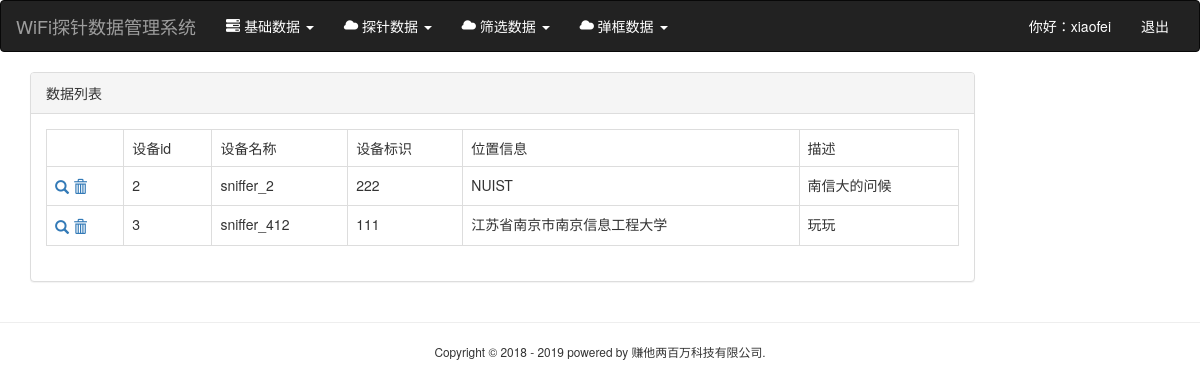
The app's page /sniffer_equip_list (signed in) with its own data.
### probe/models.py (models this page shows, shortened)
class SnifferEquipment(models.Model):
    equip_name = models.CharField(max_length=20)
    mac = models.CharField(max_length=20)
    address = models.CharField(max_length=100)
    description = models.CharField(max_length=100)

### probe/views.py (the view)
# urls.py: path('sniffer_equip_list', sniffer_equip_list, name='sniffer_equip_list'),
@login_required
def sniffer_equip_list(req):
	context = {}
	context['sniffer_equip_list'] = SnifferEquipment.objects.all()
	return render(req, 'probe/sniffer_equip_list.html', context)

### probe/templates/probe/sniffer_equip_list.html (shortened to what this page needs)
{% extends 'base.html' %}
{% load staticfiles %}
{% block content %}
<div class="container">
	<div class="row">
		<div class="col-xs-12 col-sm-8 col-md-9 col-lg-10">
			<div class="panel panel-default">
				<div class="panel-heading">{% block blog_list_title %}数据列表{% endblock %}</div>
				<div class="panel-body">
					<table class="table table-bordered">
							<tr>
								<td></td>
								<td>设备id</td>
								<td>设备名称</td>
								<td>设备标识</td>
								<td>位置信息</td>
								<td>描述</td>
							</tr>
							{% for sniffer_detail in sniffer_equip_list %}
							<tr>
								<td>
									<div class="btn-group btn-group-xs">
										<a href="{% url 'sniffer_equip_detail' sniffer_detail.id %}">
											<span class="glyphicon glyphicon-search" aria-hidden="true"></span>
										</a>
										<a href="{% url 'sniffer_equip_delete' sniffer_detail.id %}">
											<span class="glyphicon glyphicon-trash" aria-hidden="true"></span>
										</a>
									</div>
								</td>
								<td>{{ sniffer_detail.id }}</td>
								<td>{{ sniffer_detail.equip_name }}</td>
								<td>{{ sniffer_detail.mac }}</td>
								<td>{{ sniffer_detail.address }}</td>
								<td>{{ sniffer_detail.description }}</td>
							</tr>
							{% empty %}
							<div class="blog">
								<h3 style="text-align: center">&---数据还在收集的路上，敬请期待---&</h3>
							</div>
							{% endfor %}
					</table>
				</div>
			</div>
		</div>
	</div>
</div>
{% endblock %}

### probe/templates/base.html (shortened to what this page needs)
<!doctype html>
{% load staticfiles %}
<html>
<head>
    <link rel="stylesheet" href="{% static 'bootstrap-3.3.7/css/bootstrap.min.css' %}">
	<link  rel="stylesheet" href="{% static 'css/base.css'%}">
</head>
<body>
<nav class="navbar navbar-inverse" >
	<div class="container-fluid">
		<div class="navbar-header">
			<a class="navbar-brand" href="{% url 'sniffer_list' %}">WiFi探针数据管理系统</a>
		</div>
		<div class="collapse navbar-collapse" id="bs-example-navbar-collapse-1">
			<ul class="nav navbar-nav">
				<li class="dropdown">
				<a href="#" class="dropdown-toggle" data-toggle="dropdown" role="button" aria-haspopup="true" aria-expanded="false" style="color:white;">
				<span class="glyphicon glyphicon glyphicon-tasks" aria-hidden="true"></span>
				基础数据 <span class="caret"></span></a>
				</li>
				<li class="dropdown">
					<a href="#" class="dropdown-toggle" data-toggle="dropdown" role="button" aria-haspopup="true" aria-expanded="false" style="color:white;">
					<span class="glyphicon glyphicon glyphicon-cloud" aria-hidden="true"></span>
					探针数据 <span class="caret"></span></a>
				</li>
				<li class="dropdown">
					<a href="#" class="dropdown-toggle" data-toggle="dropdown" role="button" aria-haspopup="true" aria-expanded="false" style="color:white;">
					<span class="glyphicon glyphicon glyphicon-cloud" aria-hidden="true"></span>
					筛选数据 <span class="caret"></span></a>
				</li>
				<li class="dropdown">
					<a href="#" class="dropdown-toggle" data-toggle="dropdown" role="button" aria-haspopup="true" aria-expanded="false" style="color:white;">
					<span class="glyphicon glyphicon glyphicon-cloud" aria-hidden="true"></span>
					弹框数据 <span class="caret"></span></a>
				</li>
			</ul>
			<ul class="nav navbar-nav navbar-right">
				{% if request.user.is_authenticated %}
					<li><a href="#" style="color:white;">你好：{{ request.user }}  </a> </li>
					<li><a href="{% url 'logout' %}" style="color:white;">退出</a></li>
					{% else %}
					<li>
					<a href="{% url 'login' %}" style="color:white;">登录</a>
					</li>
				{% endif %}
			</ul>
		</div>
	</div>
</nav>
{% block content %}
{% endblock %}
<div class="row img-rounded">
    <hr>
    <small>
        <div style="text-align: center;">
            Copyright © 2018 - 2019 powered by 赚他两百万科技有限公司.
        </div>
    </small>
</div>
</body>
</html>

### records on screen
SnifferEquipment: id "2", equip_name "sniffer_2", mac "222", address "NUIST", description "南信大的问候"
SnifferEquipment: id "3", equip_name "sniffer_412", mac "111", address "江苏省南京市南京信息工程大学", description "玩玩"

### other values on screen
{{ request.user }} "xiaofei"
